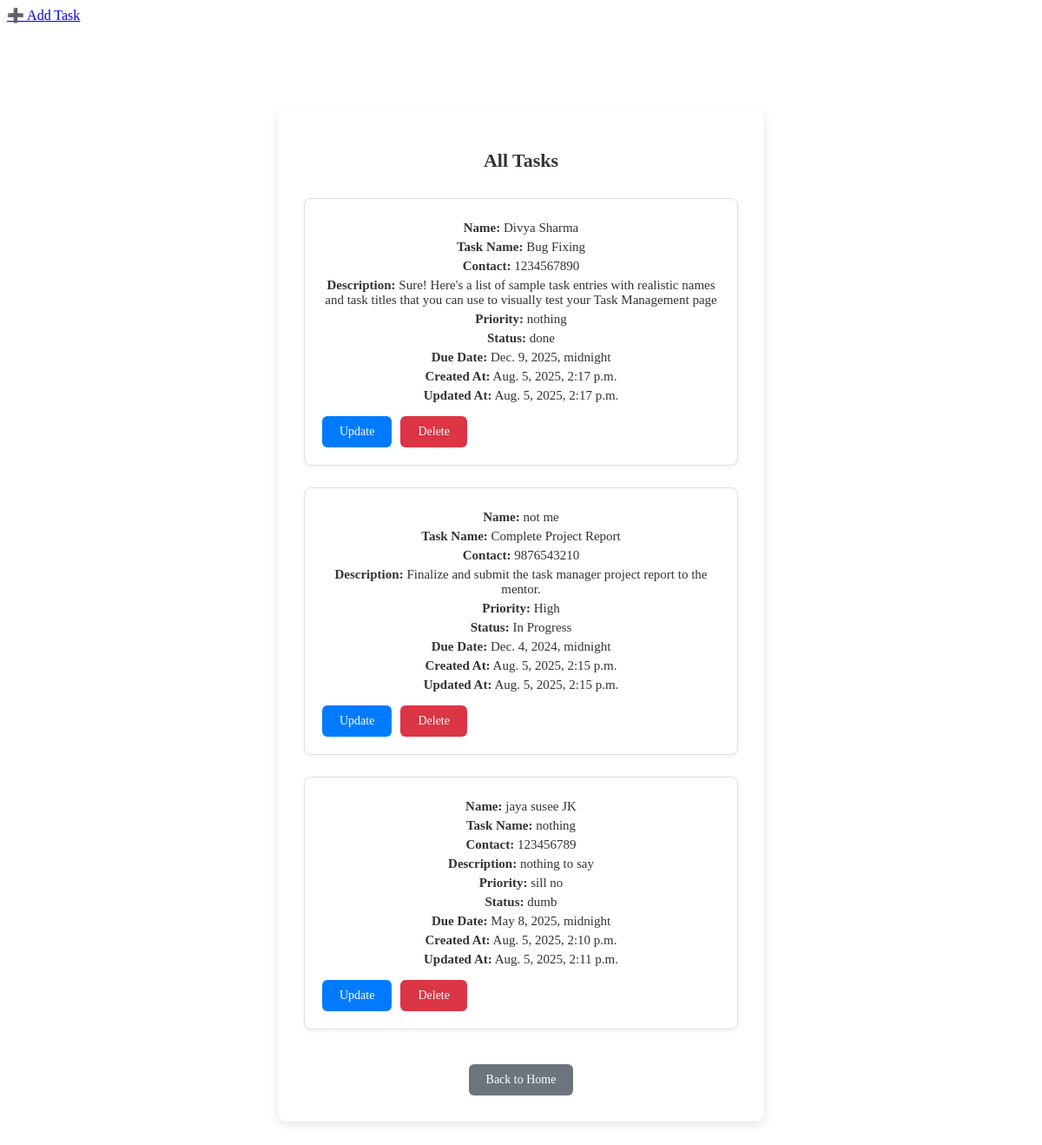
The app's page /read/ with its own data.
### base/models.py (models this page shows, shortened)
class TaskManagement(models.Model):
    name = models.CharField(max_length=100)
    task_name = models.CharField(max_length=100)
    contact = models.IntegerField(max_length=10)
    description = models.TextField()
    priority = models.CharField(max_length=100)
    status = models.CharField(max_length=100)
    due_date = models.DateTimeField(null=True, blank=True)
    created_at = models.DateTimeField(auto_now_add=True)
    updated_at = models.DateTimeField(auto_now=True)

### base/views.py (the view)
# urls.py: path('read/',this_is_base_app.read,name='read'),
def read(request):
    task = TaskManagement.objects.all().order_by('-id')
    context = {'task':task}
    return render(request,'read.html',context)

### base/templates/read.html (shortened to what this page needs)
{% extends 'main.html' %}
{% block content %}
<div class="container">
    <h1 class="page-title">All Tasks</h1>
    <div class="task-list">
        {% for i in task %}
        <div class="task-card">
            <p><strong>Name:</strong> {{ i.name }}</p>
            <p><strong>Task Name:</strong> {{ i.task_name }}</p>
            <p><strong>Contact:</strong> {{ i.contact }}</p>
            <p><strong>Description:</strong> {{ i.description }}</p>
            <p><strong>Priority:</strong> {{ i.priority }}</p>
            <p><strong>Status:</strong> {{ i.status }}</p>
            <p><strong>Due Date:</strong> {{ i.due_date }}</p>
            <p><strong>Created At:</strong> {{ i.created_at }}</p>
            <p><strong>Updated At:</strong> {{ i.updated_at }}</p>
            <div class="actions">
                <a href="{% url 'update' i.id %}" class="btn primary">Update</a>
                <a href="{% url 'delete' i.id %}" class="btn danger" onclick="return confirmDelete();">Delete</a>
            </div>
        </div>
        {% empty %}
        <p>No tasks available.</p>
        {% endfor %}
    </div>
    <div class="home-link">
        <a href="{% url 'home' %}" class="btn secondary">Back to Home</a>
    </div>
</div>
{% endblock %}

### templates/main.html (shortened to what this page needs)
{% load static %}
<!DOCTYPE html>
<html lang="en">
<head>
    <link rel="stylesheet" href="{% static 'style.css' %}">
</head>
<body>
    {% include 'nav.html' %}
<center>
    {% block content %}
    {% endblock %}
</center>
</body>
</html>

### templates/nav.html
<a href="{% url 'home' %}" class="nav-btn">➕ Add Task</a>

### static/style.css (style rules this page uses)
.container { max-width: 600px; margin: 60px auto; padding: 30px; background: #ffffff; border-radius: 10px; box-shadow: 0 4px 12px rgba(0, 0, 0, 0.1); }
.page-title { font-size: 28px; font-weight: 600; margin-bottom: 25px; text-align: center; color: #333333; }
.btn { padding: 10px 20px; font-size: 14px; border: none; border-radius: 6px; cursor: pointer; text-decoration: none; text-align: center; }
.btn.primary { background-color: #007bff; color: #ffffff; }
.btn.secondary { background-color: #6c757d; color: #ffffff; }
.container { max-width: 900px; margin: 50px auto; padding: 20px; }
.page-title { text-align: center; font-size: 30px; font-weight: 600; margin-bottom: 40px; color: #2c3e50; }
.task-list { display: flex; flex-direction: column; gap: 25px; }
.task-card { background-color: #ffffff; padding: 20px; border-radius: 8px; border: 1px solid #e0e0e0; box-shadow: 0 2px 5px rgba(0,0,0,0.05); }
.task-card p { margin: 5px 0; font-size: 15px; color: #333; }
.actions { margin-top: 15px; display: flex; gap: 10px; }
.btn { padding: 8px 16px; font-size: 14px; text-decoration: none; border-radius: 5px; font-weight: 500; display: inline-block; text-align: center; }
.btn.primary { background-color: #007bff; color: #ffffff; border: none; }
.btn.danger { background-color: #dc3545; color: #ffffff; border: none; }
.btn.secondary { background-color: #6c757d; color: #ffffff; border: none; }
.home-link { text-align: center; margin-top: 40px; }
.container { max-width: 500px; margin: 100px auto; padding: 30px; background: #ffffff; border-radius: 10px; box-shadow: 0 4px 12px rgba(0, 0, 0, 0.1); text-align: center; }
.page-title { font-size: 22px; font-weight: 600; margin-bottom: 30px; color: #333; }
.btn { padding: 10px 20px; font-size: 14px; border-radius: 6px; text-decoration: none; border: none; cursor: pointer; transition: background 0.3s ease; }
.btn.danger { background-color: #dc3545; color: #fff; }
.btn.secondary { background-color: #6c757d; color: #fff; }

### records on screen
TaskManagement: name "Divya Sharma", task_name "Bug Fixing", contact "1234567890", description "Sure! Here's a list of sample task entries with realistic names and task titles that you can use to visually test your Task Management page", priority "nothing", status "done", due_date "Dec. 9, 2025, midnight", created_at "Aug. 5, 2025, 2:17 p.m.", updated_at "Aug. 5, 2025, 2:17 p.m."
TaskManagement: name "not me", task_name "Complete Project Report", contact "9876543210", description "Finalize and submit the task manager project report to the mentor.", priority "High", status "In Progress", due_date "Dec. 4, 2024, midnight", created_at "Aug. 5, 2025, 2:15 p.m.", updated_at "Aug. 5, 2025, 2:15 p.m."
TaskManagement: name "jaya susee JK", task_name "nothing", contact "123456789", description "nothing to say", priority "sill no", status "dumb", due_date "May 8, 2025, midnight", created_at "Aug. 5, 2025, 2:10 p.m.", updated_at "Aug. 5, 2025, 2:11 p.m."
